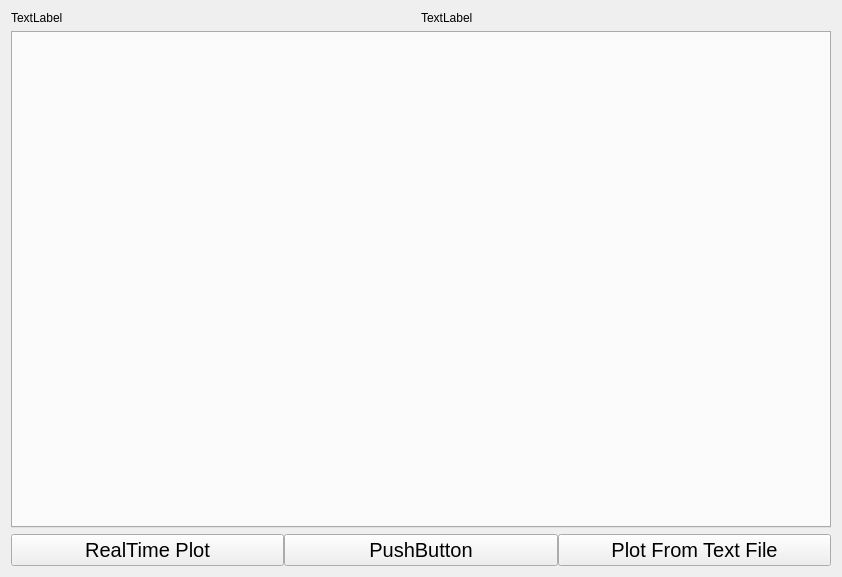
<?xml version="1.0" encoding="UTF-8"?>
<ui version="4.0">
 <class>MainWindow</class>
 <widget class="QMainWindow" name="MainWindow">
  <property name="geometry">
   <rect>
    <x>0</x>
    <y>0</y>
    <width>842</width>
    <height>577</height>
   </rect>
  </property>
  <property name="sizePolicy">
   <sizepolicy hsizetype="Fixed" vsizetype="Fixed">
    <horstretch>0</horstretch>
    <verstretch>0</verstretch>
   </sizepolicy>
  </property>
  <property name="windowTitle">
   <string>MainWindow</string>
  </property>
  <widget class="QWidget" name="centralWidget">
   <layout class="QVBoxLayout" name="verticalLayout">
    <item>
     <widget class="QWidget" name="widget_3" native="true">
      <layout class="QHBoxLayout" name="horizontalLayout">
       <property name="spacing">
        <number>0</number>
       </property>
       <property name="leftMargin">
        <number>0</number>
       </property>
       <property name="topMargin">
        <number>0</number>
       </property>
       <property name="rightMargin">
        <number>0</number>
       </property>
       <property name="bottomMargin">
        <number>0</number>
       </property>
       <item>
        <widget class="QLabel" name="logo">
         <property name="text">
          <string>TextLabel</string>
         </property>
        </widget>
       </item>
       <item>
        <widget class="QLabel" name="logo2">
         <property name="layoutDirection">
          <enum>Qt::RightToLeft</enum>
         </property>
         <property name="text">
          <string>TextLabel</string>
         </property>
        </widget>
       </item>
      </layout>
     </widget>
    </item>
    <item>
     <widget class="QTabWidget" name="tabWidget">
      <property name="sizePolicy">
       <sizepolicy hsizetype="Expanding" vsizetype="Expanding">
        <horstretch>0</horstretch>
        <verstretch>0</verstretch>
       </sizepolicy>
      </property>
      <property name="currentIndex">
       <number>-1</number>
      </property>
     </widget>
    </item>
    <item>
     <widget class="QWidget" name="widget" native="true">
      <property name="sizePolicy">
       <sizepolicy hsizetype="Minimum" vsizetype="Minimum">
        <horstretch>0</horstretch>
        <verstretch>0</verstretch>
       </sizepolicy>
      </property>
      <layout class="QHBoxLayout" name="horizontalLayout_2">
       <property name="spacing">
        <number>0</number>
       </property>
       <property name="leftMargin">
        <number>0</number>
       </property>
       <property name="topMargin">
        <number>0</number>
       </property>
       <property name="rightMargin">
        <number>0</number>
       </property>
       <property name="bottomMargin">
        <number>0</number>
       </property>
       <item>
        <widget class="QPushButton" name="startSerial">
         <property name="sizePolicy">
          <sizepolicy hsizetype="Minimum" vsizetype="Minimum">
           <horstretch>0</horstretch>
           <verstretch>0</verstretch>
          </sizepolicy>
         </property>
         <property name="styleSheet">
          <string notr="true">font-size:20px;</string>
         </property>
         <property name="text">
          <string>RealTime Plot</string>
         </property>
        </widget>
       </item>
       <item>
        <widget class="QPushButton" name="configSerial">
         <property name="sizePolicy">
          <sizepolicy hsizetype="Minimum" vsizetype="Minimum">
           <horstretch>0</horstretch>
           <verstretch>0</verstretch>
          </sizepolicy>
         </property>
         <property name="styleSheet">
          <string notr="true">font-size:20px;</string>
         </property>
         <property name="text">
          <string>PushButton</string>
         </property>
        </widget>
       </item>
       <item>
        <widget class="QPushButton" name="File">
         <property name="sizePolicy">
          <sizepolicy hsizetype="Minimum" vsizetype="Minimum">
           <horstretch>0</horstretch>
           <verstretch>0</verstretch>
          </sizepolicy>
         </property>
         <property name="styleSheet">
          <string notr="true">font-size:20px;</string>
         </property>
         <property name="text">
          <string>Plot From Text File</string>
         </property>
        </widget>
       </item>
      </layout>
     </widget>
    </item>
   </layout>
  </widget>
 </widget>
 <layoutdefault spacing="6" margin="11"/>
 <resources/>
 <connections/>
</ui>
